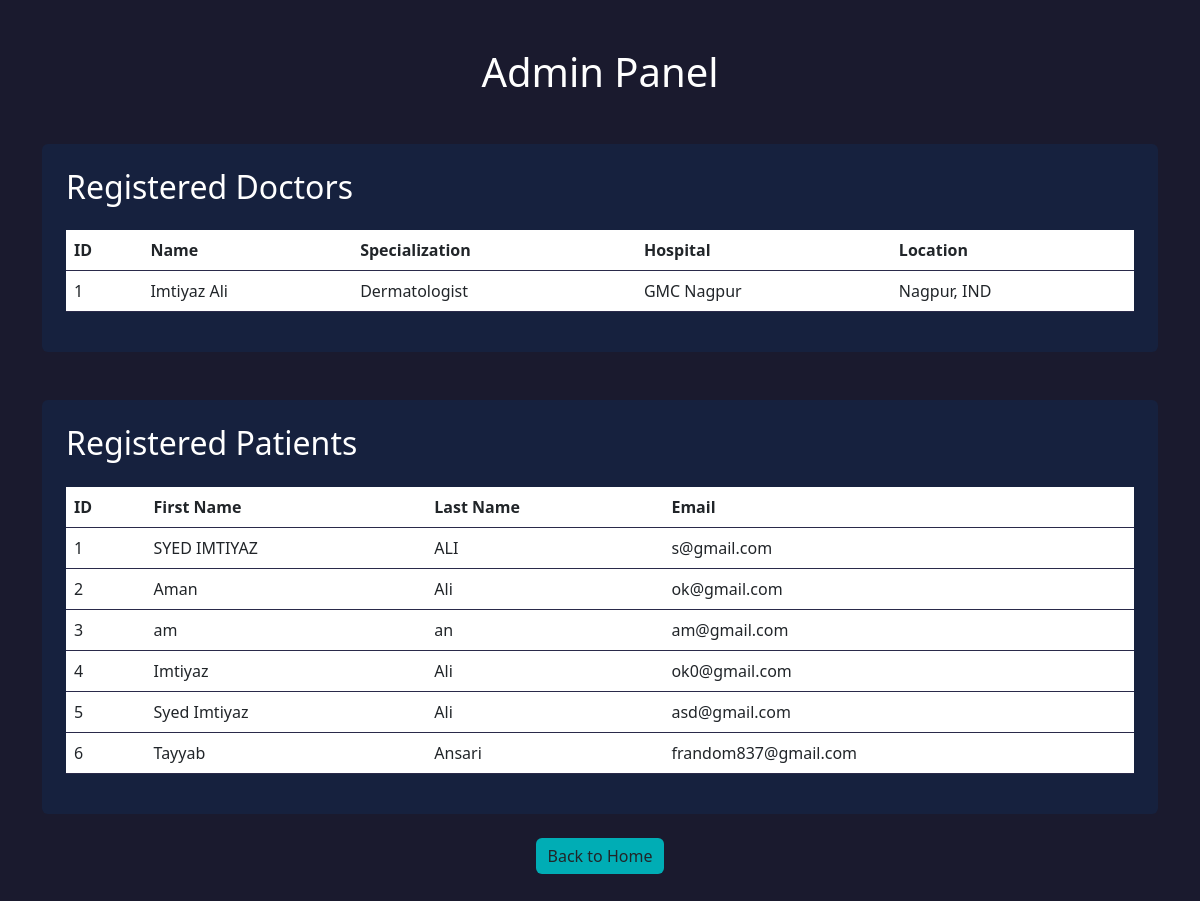
The page /admin (signed in) on the database its author committed.
### tables this page shows
CREATE TABLE doctors (
                id INTEGER PRIMARY KEY AUTOINCREMENT,
                name TEXT NOT NULL,
                email TEXT UNIQUE NOT NULL,
                password TEXT NOT NULL,
                specialization TEXT NOT NULL,
                hospital TEXT NOT NULL,
                location TEXT NOT NULL,
                contact TEXT NOT NULL,
                rating FLOAT DEFAULT 4.5,
                reviews_count INTEGER DEFAULT 0,
                experience_years INTEGER DEFAULT 10,
                success_rate FLOAT DEFAULT 95.0,
                consultation_fee DECIMAL(10,2) DEFAULT 500.00,
                hospital_description TEXT,
                doctor_description TEXT,
                available_days TEXT DEFAULT 'Monday,Tuesday,Wednesday,Thursday,Friday'
            );

CREATE TABLE users (
                id INTEGER PRIMARY KEY AUTOINCREMENT,
                first_name TEXT NOT NULL,
                last_name TEXT NOT NULL,
                email TEXT UNIQUE NOT NULL,
                password TEXT NOT NULL
            );

### app.py (the view)
    def wrap(*args, **kwargs):
        if "user_id" not in session:
            flash("You must log in first!", "warning")
            return redirect(url_for("login"))
        return f(*args, **kwargs)

### app.py (called while the page is built)
def login_required(f):
    def wrap(*args, **kwargs):
        if "user_id" not in session:
            flash("You must log in first!", "warning")
            return redirect(url_for("login"))
        return f(*args, **kwargs)
    wrap.__name__ = f.__name__
    return wrap

@app.route("/admin")
@login_required
def admin_panel():
    try:
        with sqlite3.connect("users.db") as conn:
            cursor = conn.cursor()
            cursor.execute("""
                SELECT id, name, specialization, hospital, location
                FROM doctors
            """)
            doctors = cursor.fetchall()
            cursor.execute("""
                SELECT id, first_name, last_name, email
                FROM users
            """)
            patients = cursor.fetchall()
            return render_template(
                "admin.html",
                doctors=doctors,
                patients=patients,
                logged_in=True
            )
    except Exception as e:
        print(f"Admin panel error: {str(e)}")
        flash("Error loading admin panel", "danger")
        return redirect(url_for("start"))

### templates/admin.html (shortened to what this page needs)
<!DOCTYPE html>
<html lang="en">
<head>
    <link href="https://cdn.jsdelivr.net/npm/bootstrap@5.3.0/dist/css/bootstrap.min.css" rel="stylesheet">
</head>
<body>
    <div class="container py-5">
        <h1 class="text-center mb-5">Admin Panel</h1>
        <div class="card p-4 mb-5">
            <h2 class="card-title mb-4">Registered Doctors</h2>
            <div class="table-responsive">
                <table class="table">
                    <thead>
                        <tr>
                            <th>ID</th>
                            <th>Name</th>
                            <th>Specialization</th>
                            <th>Hospital</th>
                            <th>Location</th>
                        </tr>
                    </thead>
                    <tbody>
                        {% for doctor in doctors %}
                        <tr>
                            <td>{{ doctor[0] }}</td>
                            <td>{{ doctor[1] }}</td>
                            <td>{{ doctor[2] }}</td>
                            <td>{{ doctor[3] }}</td>
                            <td>{{ doctor[4] }}</td>
                        </tr>
                        {% endfor %}
                    </tbody>
                </table>
            </div>
        </div>
        <div class="card p-4">
            <h2 class="card-title mb-4">Registered Patients</h2>
            <div class="table-responsive">
                <table class="table">
                    <thead>
                        <tr>
                            <th>ID</th>
                            <th>First Name</th>
                            <th>Last Name</th>
                            <th>Email</th>
                        </tr>
                    </thead>
                    <tbody>
                        {% for patient in patients %}
                        <tr>
                            <td>{{ patient[0] }}</td>
                            <td>{{ patient[1] }}</td>
                            <td>{{ patient[2] }}</td>
                            <td>{{ patient[3] }}</td>
                        </tr>
                        {% endfor %}
                    </tbody>
                </table>
            </div>
        </div>
        <div class="text-center mt-4">
            <a href="{{ url_for('start') }}" class="btn btn-custom">Back to Home</a>
        </div>
    </div>
</body>
</html>

### templates/admin.html (style rules this page uses)
body { background-color: #1a1a2e; color: white; }
.card { background-color: #16213e; border: none; color: white; margin-bottom: 20px; }
.table { color: white; }
.table thead th { border-color: #2a2a4a; }
.table td { border-color: #2a2a4a; }
.btn-custom { background-color: #00adb5; border: none; }

### rows shown on the page
doctors: id "1", name "Imtiyaz Ali", specialization "Dermatologist", hospital "GMC Nagpur", location "Nagpur, IND"
users: id "1", first_name "SYED IMTIYAZ", last_name "ALI", email "s@gmail.com"
users: id "2", first_name "Aman", last_name "Ali", email "ok@gmail.com"
users: id "3", first_name "am", last_name "an", email "am@gmail.com"
users: id "4", first_name "Imtiyaz", last_name "Ali", email "ok0@gmail.com"
users: id "5", first_name "Syed Imtiyaz", last_name "Ali", email "asd@gmail.com"
users: id "6", first_name "Tayyab", last_name "Ansari", email "frandom837@gmail.com"
